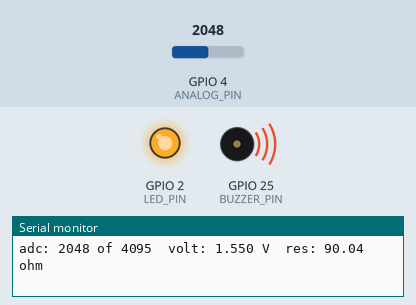
Simulated run of this sketch. Board: ESP32. Shown: output pins drawn as LEDs (lit = HIGH), buzzer (waves = sounding), the last lines printed to the serial monitor. Inputs (shaded band) come from the test bench; at power-on: GPIO 4 (ANALOG_PIN) = 2048.

Above: at 1.2 s.
1.3 s: GPIO 4 (ANALOG_PIN) set to 3737
2.8 s: GPIO 4 (ANALOG_PIN) set to 3840
At 4.0 s:
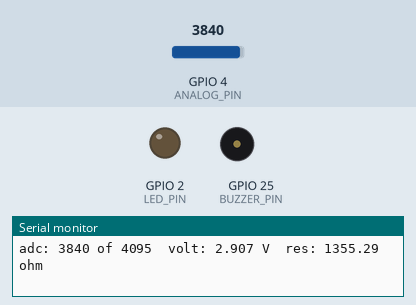
4.3 s: GPIO 4 (ANALOG_PIN) set to 3603
At 5.4 s:
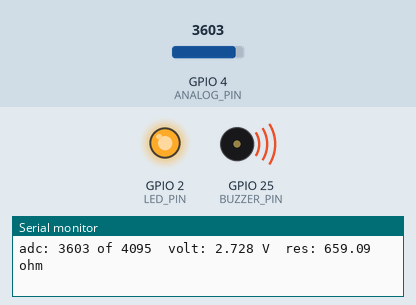
5.9 s: GPIO 4 (ANALOG_PIN) set to 4095
At 6.7 s:
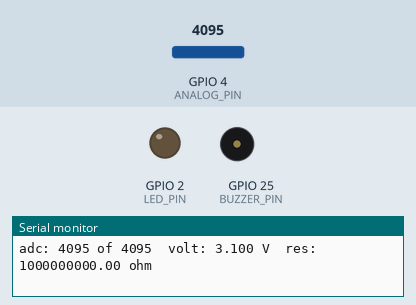
Timing chart, 0 to 8.5 s (numbered marks = the images above; inputs shaded):
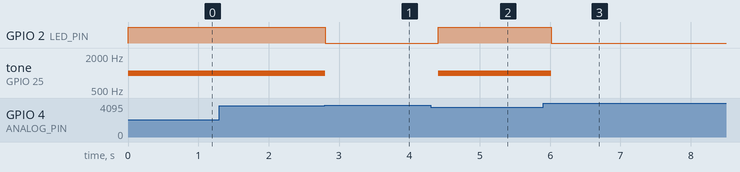

The sketch:

poc.ino
```cpp
const int ANALOG_PIN = 4;
const int LED_PIN = 2;
const int BUZZER_PIN = 25;

const float KNOWN_RESISTOR = 90.0; // ohm
const float VCC_ESP32 = 3.1; // volt
const int ADC_MAX_VALUE = 4095; // 12 bit

void setup() {
  Serial.begin(115200);
  analogSetAttenuation(ADC_11db); // atenuasi 11dB
  pinMode(BUZZER_PIN, OUTPUT);
  pinMode(LED_PIN, OUTPUT);
}

void loop() {
  int adcReading = analogRead(ANALOG_PIN); // 12 bit

  float voltageMeasured = (float)adcReading / ADC_MAX_VALUE * VCC_ESP32;

  float unknownResistor = 0.0;
  if (VCC_ESP32 - voltageMeasured > 0.001) {
    unknownResistor = (voltageMeasured * KNOWN_RESISTOR) / (VCC_ESP32 - voltageMeasured);
  } else {
    unknownResistor = 999999999.0; // open
  }

  if (unknownResistor < 1050.0) {
    tone(BUZZER_PIN, 1000);
    digitalWrite(LED_PIN, 1);
  } else {
    noTone(BUZZER_PIN);
    digitalWrite(LED_PIN, 0);
  }

  // print
  Serial.print("adc: ");
  Serial.print(adcReading);
  Serial.print(" of 4095\t");

  Serial.print("volt: ");
  Serial.print(voltageMeasured, 3);
  Serial.print(" V\t");

  Serial.print("res: ");
  Serial.print(unknownResistor, 2);
  Serial.println(" ohm\t");

  delay(200);
}
```

Measured:
- the behaviour switches between 3771 and 3772 on GPIO 4 (ANALOG_PIN) (found by bisection; images 0 and 1)
- after the input at 2.8 s, GPIO 2 (LED_PIN): HIGH → LOW at once; tone on GPIO 25 (BUZZER_PIN): 1000 Hz → silent at once
- after the input at 4.3 s, GPIO 2 (LED_PIN): LOW → HIGH after 0.11 s; tone on GPIO 25 (BUZZER_PIN): silent → 1000 Hz after 0.11 s
- after the input at 5.9 s, GPIO 2 (LED_PIN): HIGH → LOW after 0.11 s; tone on GPIO 25 (BUZZER_PIN): 1000 Hz → silent after 0.11 s
